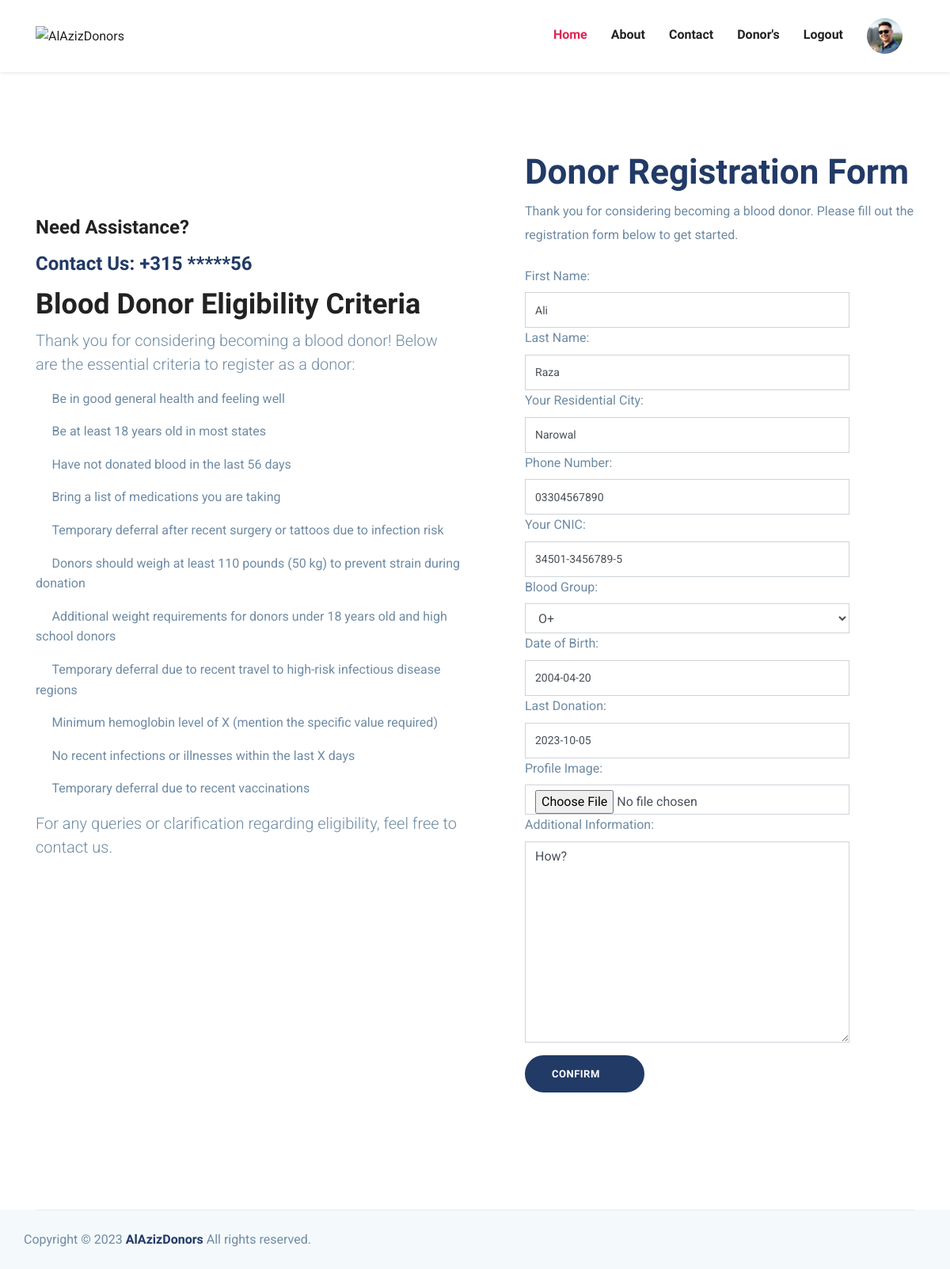
The page /update/1/ (signed in) on the database its author committed.
### base/models.py (models this page shows, shortened)
class DonorRegister(models.Model):
    fname = models.CharField(max_length=50, blank=False, null=False)
    lname = models.CharField(max_length=50, blank=False, null=False)
    phone = models.CharField(max_length=11, blank=False, null=False)
    city = models.CharField(max_length=50, blank=False, null=False)
    bgroup = models.CharField(max_length=3, blank=False, null=False)
    donorid = models.CharField(max_length=15, unique=True)
    more = models.TextField(null=True, blank=True)
    dob = models.DateField(null=False, blank=False)
    ldonation = models.DateField(null=True, blank=True)
    img = models.ImageField(upload_to='images/', null=True, blank=True)
    user = models.OneToOneField(User, on_delete=models.CASCADE, unique=True, null=True, blank=True)

### base/views.py (the view)
# urls.py: path('update/<int:pk>/', views.UpdateView.as_view(), name='update'),
class UpdateView(UpdateView):
    template_name = "volunteer-registration.html"
    model = DonorRegister
    success_url = '/donorlist/'
    form_class = RegisterForm

### base/context_processors.py (called while the page is built)
def user_image(request):
    user_image_url = None
    if request.user.is_authenticated:
        try:
            user_data = DonorRegister.objects.get(user=request.user)
            user_image_url = user_data.img.url if user_data.img else None
        except DonorRegister.DoesNotExist:
            user_image_url = None
    return {'user_image_url': user_image_url}

### templates/volunteer-registration.html (shortened to what this page needs)
{% extends 'partials/index.html' %}
{% load static %}
{% block body %}
<section class="section donor-registration ">
	<div class="container">
		<div class="row">
			{% include "partials/guidlines.html" %}
			<div class="col-lg-6">
				<div class="registration-wrap mt-1 mt-lg-0 pl-lg-5">
					<h2 class="mb-2 title-color">Donor Registration Form</h2>
					<p class="mb-4">Thank you for considering becoming a blood donor. Please fill out the registration
						form below to get started.</p>
					<form id="donor-registration-form" autocomplete="off" method="post" enctype="multipart/form-data" action="">
						{% for field in form %}
						{{ field.label_tag }}
						{{ field }}
						{% endfor %}
						<button id="submit-button" class="btn btn-main btn-round-full mt-3" type="submit">Confirm
							<i class="icofont-simple-right ml-2"></i></button>
					</form>
				</div>
			</div>
		</div>
	</div>
</section>
{% endblock body %}

### static/assets/css/style.css (style rules this page uses)
html { overflow-x: hidden; }
body { line-height: 1.6; font-family: "Roboto", sans-serif; -webkit-font-smoothing: antialiased; font-size: 16px; color: #6F8BA4; font-weight: 400; overflow-x: hidden; }
h1, .h1, h2, .h2, h3, .h3, h4, .h4, h5, .h5, h6, .h6 { font-family: "Exo", sans-serif; font-weight: 700; color: #222; }
h2, .h2 { font-size: 44px; }
p { line-height: 30px; }
input[type=email], input[type=password], input[type=text], input[type=tel] { box-shadow: none; height: 45px; outline: none; font-size: 14px; }
.form-control { box-shadow: none; border-radius: 0; }
.btn { display: inline-block; font-size: 14px; font-size: 0.8125rem; font-weight: 700; letter-spacing: 0.5px; padding: 0.75rem 2rem; font-family: "Exo", sans-serif; text-transform: uppercase; border-radius: 5px; border: 2px solid transparent; transition: all 0.35s ease; }
.btn-main { background: #223a66; color: #fff; border-color: #223a66; }
.btn-round-full { border-radius: 50px; }
.section { padding: 100px 0; }
.title-color { color: #223a66; }

### rows shown on the page
DonorRegister: form "Ali" "Raza" "Narowal" "03304567890" "34501-3456789-5" "O+" "2004-04-20" "2023-10-05" "How?"

### other values the page prints
{{ field.label_tag }} "First Name:" "Last Name:" "Your Residential City:" "Phone Number:" "Your CNIC:" "Blood Group:" "Date of Birth:" "Last Donation:" "Profile Image:" "Additional Information:"
